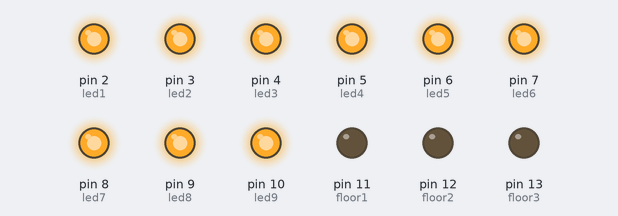
Simulated run of this sketch. Board: Arduino Uno, built with avr-gcc and run on an emulated ATmega328P. Shown: output pins drawn as LEDs (lit = HIGH).

Above: at 0.1 s.
Timing chart, 0 to 1.6 s (numbered marks = the images above):
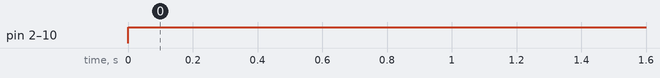

The sketch:

Cube3x3x3.ino
```cpp
#define led1 2
#define led2 3
#define led3 4
#define led4 5
#define led5 6
#define led6 7
#define led7 8
#define led8 9
#define led9 10
#define floor1 11
#define floor2 12
#define floor3 13


void setup() {
  for (int i = 2; i <= 13; i++)   {
    pinMode(i, OUTPUT);
  }

}

void loop() {
  digitalWrite(floor1, LOW);
  digitalWrite(floor2, LOW);
  digitalWrite(floor3, LOW);

  digitalWrite(led1, HIGH);
  digitalWrite(led2, HIGH);
  digitalWrite(led3, HIGH);
  digitalWrite(led4, HIGH);
  digitalWrite(led5, HIGH);
  digitalWrite(led6, HIGH);
  digitalWrite(led7, HIGH);
  digitalWrite(led8, HIGH);
  digitalWrite(led9, HIGH);

  delay(100);
}
```

Measured:
- by itself, pin 2 (led1), pin 3 (led2), pin 4 (led3), pin 5 (led4), pin 6 (led5), pin 7 (led6), pin 8 (led7), pin 9 (led8), pin 10 (led9): LOW → HIGH at 0.00 s
